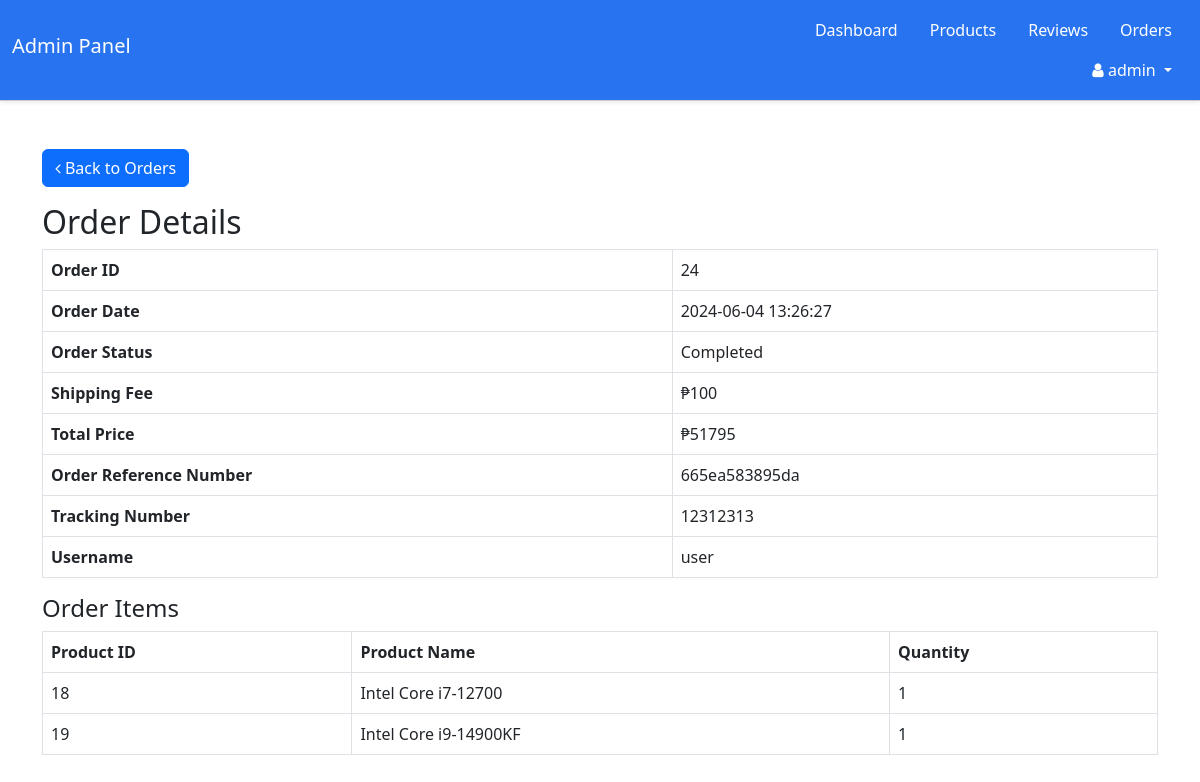
The app's page /admin_view_order.php?order_id=24 (signed in) with its own data.
### tables this page shows
CREATE TABLE `orders` (
  `order_id` int(11) NOT NULL,
  `user_id` int(11) NOT NULL,
  `order_date` datetime NOT NULL,
  `order_status` varchar(100) NOT NULL COMMENT '''To Pay'', \r\n''To Ship'',\r\n''To Receive'',\r\n''Completed'',\r\n''Canceled''',
  `shipping_fee` decimal(10,0) NOT NULL,
  `total_price` decimal(10,0) NOT NULL,
  `order_reference_number` varchar(255) NOT NULL,
  `tracking_number` varchar(255) NOT NULL,
  `expected_delivery` datetime NOT NULL,
  `payment_method` varchar(100) NOT NULL COMMENT '''cod'',''gcash''',
  `gcash_confirm` tinyint(1) DEFAULT 0
);

CREATE TABLE `users` (
  `user_id` int(11) NOT NULL,
  `username` varchar(250) NOT NULL,
  `password` varchar(250) NOT NULL,
  `roles` char(1) NOT NULL DEFAULT 'A',
  `first_name` varchar(50) NOT NULL,
  `last_name` varchar(50) NOT NULL,
  `email` varchar(100) NOT NULL,
  `date_added` datetime NOT NULL DEFAULT current_timestamp() ON UPDATE current_timestamp()
);

CREATE TABLE `order_items` (
  `order_item_id` int(11) NOT NULL,
  `order_id` int(11) NOT NULL,
  `product_id` int(11) NOT NULL,
  `quantity` int(11) NOT NULL
);

CREATE TABLE `products` (
  `product_id` int(255) NOT NULL,
  `product_name` varchar(255) NOT NULL,
  `description` text NOT NULL,
  `category_name` varchar(255) NOT NULL,
  `brand` varchar(100) NOT NULL,
  `model` varchar(100) NOT NULL,
  `price` decimal(10,0) NOT NULL,
  `stock_quantity` int(11) NOT NULL,
  `specification` text NOT NULL,
  `product_img` varchar(225) NOT NULL,
  `status` enum('active','inactive') DEFAULT 'active'
);

### admin_view_order.php (the view, shortened to what this page needs)
<?php
include 'connection.php';
if (isset($_GET['order_id'])) {
    $order_id = intval($_GET['order_id']);
    $sql = "SELECT o.*, u.username
            FROM orders o
            JOIN users u ON o.user_id = u.user_id
            WHERE o.order_id = ?";
    $stmt = $conn->prepare($sql);
    $stmt->bind_param("i", $order_id);
    $stmt->execute();
    $result = $stmt->get_result();
    $order = $result->fetch_assoc();
    $sql_items = "SELECT oi.*, p.product_name
                  FROM order_items oi
                  JOIN products p ON oi.product_id = p.product_id
                  WHERE oi.order_id = ?";
    $stmt_items = $conn->prepare($sql_items);
    $stmt_items->bind_param("i", $order_id);
    $stmt_items->execute();
    $result_items = $stmt_items->get_result();
} else {
    $_SESSION['error'] = "Invalid request.";
    header("Location: adminpage.php");
    exit();
}
?>
<!DOCTYPE html>
<html lang="en">
<head>
    <link href="https://stackpath.bootstrapcdn.com/font-awesome/4.7.0/css/font-awesome.min.css" rel="stylesheet">
    <link href="https://cdn.jsdelivr.net/npm/bootstrap@5.2.0/dist/css/bootstrap.min.css" rel="stylesheet">
    <link rel="stylesheet" href="main.css">
</head>
<body>
    <?php include 'includes/admin_navbar.php'; ?>
    <div class="container mt-5">
        <a href="admin_orders.php" class="btn btn-primary mb-3"><i class="fa fa-angle-left" aria-hidden="true"></i> Back to Orders</a>
        <h2>Order Details</h2>
        <table class="table table-bordered">
            <tr>
                <th>Order ID</th>
                <td><?php echo $order['order_id']; ?></td>
            </tr>
            <tr>
                <th>Order Date</th>
                <td><?php echo $order['order_date']; ?></td>
            </tr>
            <tr>
                <th>Order Status</th>
                <td><?php echo $order['order_status']; ?></td>
            </tr>
            <tr>
                <th>Shipping Fee</th>
                <td>₱<?php echo $order['shipping_fee']; ?></td>
            </tr>
            <tr>
                <th>Total Price</th>
                <td>₱<?php echo $order['total_price']; ?></td>
            </tr>
            <tr>
                <th>Order Reference Number</th>
                <td><?php echo $order['order_reference_number']; ?></td>
            </tr>
            <tr>
                <th>Tracking Number</th>
                <td><?php echo $order['tracking_number']; ?></td>
            </tr>
            <tr>
                <th>Username</th>
                <td><?php echo $order['username']; ?></td>
            </tr>
        </table>
        <h4>Order Items</h4>
        <table class="table table-bordered">
            <thead>
                <tr>
                    <th>Product ID</th>
                    <th>Product Name</th>
                    <th>Quantity</th>
                </tr>
            </thead>
            <tbody>
                <?php
                while ($item = $result_items->fetch_assoc()) {
                    echo "<tr>
                        <td>{$item['product_id']}</td>
                        <td>{$item['product_name']}</td>
                        <td>{$item['quantity']}</td>
                    </tr>";
                }
                ?>
            </tbody>
        </table>
    </div>
</body>
</html>

### records on screen
orders: order_id "24", order_date "2024-06-04 13:26:27", order_status "Completed", shipping_fee "100", total_price "51795", order_reference_number "665ea583895da", tracking_number "12312313", user.username "user"
order_items: product "18", product.product_name "Intel Core i7-12700", quantity "1"
order_items: product "19", product.product_name "Intel Core i9-14900KF", quantity "1"

### other values on screen
$_SESSION['admin_name'] "admin"
